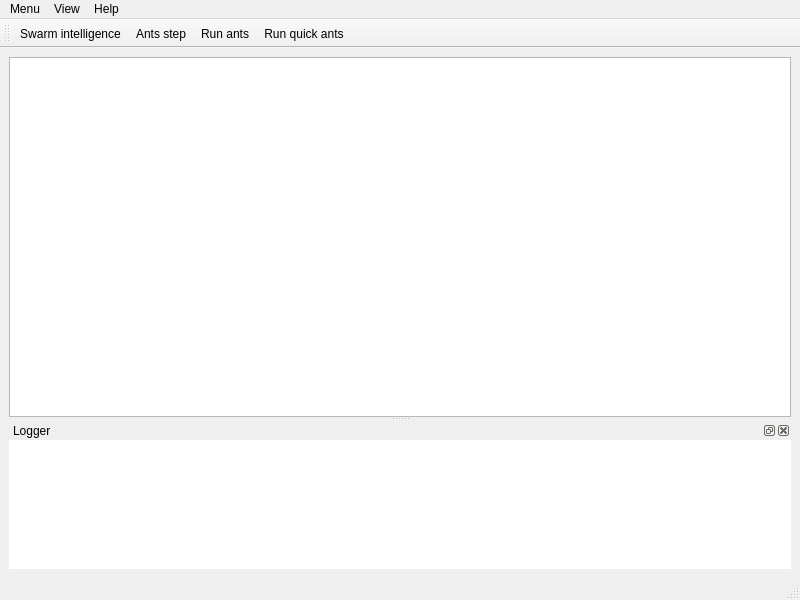
<?xml version="1.0" encoding="UTF-8"?>
<ui version="4.0">
 <class>MainWindow</class>
 <widget class="QMainWindow" name="MainWindow">
  <property name="geometry">
   <rect>
    <x>0</x>
    <y>0</y>
    <width>800</width>
    <height>600</height>
   </rect>
  </property>
  <property name="windowTitle">
   <string>Swarm intelligence</string>
  </property>
  <widget class="QWidget" name="centralwidget">
   <layout class="QVBoxLayout" name="verticalLayout">
    <item>
     <widget class="QSplitter" name="splitter">
      <property name="orientation">
       <enum>Qt::Vertical</enum>
      </property>
      <property name="childrenCollapsible">
       <bool>false</bool>
      </property>
      <widget class="RenderArea" name="graphicsView"/>
      <widget class="QDockWidget" name="dockWidget_logger">
       <property name="sizePolicy">
        <sizepolicy hsizetype="Preferred" vsizetype="Minimum">
         <horstretch>0</horstretch>
         <verstretch>0</verstretch>
        </sizepolicy>
       </property>
       <property name="floating">
        <bool>false</bool>
       </property>
       <property name="features">
        <set>QDockWidget::AllDockWidgetFeatures</set>
       </property>
       <property name="windowTitle">
        <string>Logger</string>
       </property>
       <widget class="QWidget" name="dockWidgetContents">
        <property name="sizePolicy">
         <sizepolicy hsizetype="Preferred" vsizetype="Preferred">
          <horstretch>0</horstretch>
          <verstretch>0</verstretch>
         </sizepolicy>
        </property>
        <layout class="QVBoxLayout" name="verticalLayout_5">
         <property name="leftMargin">
          <number>0</number>
         </property>
         <property name="topMargin">
          <number>0</number>
         </property>
         <property name="rightMargin">
          <number>0</number>
         </property>
         <property name="bottomMargin">
          <number>0</number>
         </property>
         <item>
          <widget class="LogWidget" name="logWidget">
           <property name="enabled">
            <bool>true</bool>
           </property>
           <property name="sizePolicy">
            <sizepolicy hsizetype="Expanding" vsizetype="Ignored">
             <horstretch>0</horstretch>
             <verstretch>0</verstretch>
            </sizepolicy>
           </property>
           <property name="minimumSize">
            <size>
             <width>0</width>
             <height>60</height>
            </size>
           </property>
           <property name="baseSize">
            <size>
             <width>95</width>
             <height>0</height>
            </size>
           </property>
           <property name="contextMenuPolicy">
            <enum>Qt::CustomContextMenu</enum>
           </property>
           <property name="frameShape">
            <enum>QFrame::NoFrame</enum>
           </property>
           <property name="lineWrapMode">
            <enum>QPlainTextEdit::WidgetWidth</enum>
           </property>
           <property name="readOnly">
            <bool>true</bool>
           </property>
           <property name="maximumBlockCount">
            <number>-3</number>
           </property>
          </widget>
         </item>
        </layout>
       </widget>
      </widget>
     </widget>
    </item>
   </layout>
  </widget>
  <widget class="QMenuBar" name="menubar">
   <property name="geometry">
    <rect>
     <x>0</x>
     <y>0</y>
     <width>800</width>
     <height>22</height>
    </rect>
   </property>
   <widget class="QMenu" name="menuMenu">
    <property name="title">
     <string>Menu</string>
    </property>
    <addaction name="actionGenerate_maze"/>
    <addaction name="actionStop_generating"/>
    <addaction name="actionGenerate_shortest_path"/>
    <addaction name="separator"/>
    <addaction name="actionLoad_maze_to_file"/>
    <addaction name="actionSave_maze_to_file"/>
    <addaction name="separator"/>
    <addaction name="actionSave_maze_img_to_file"/>
    <addaction name="actionSettings"/>
    <addaction name="separator"/>
    <addaction name="actionExit"/>
   </widget>
   <widget class="QMenu" name="menuHelp">
    <property name="title">
     <string>Help</string>
    </property>
    <addaction name="actionAbout"/>
   </widget>
   <widget class="QMenu" name="menuView">
    <property name="title">
     <string>View</string>
    </property>
    <addaction name="actionShow_shortest_path"/>
   </widget>
   <addaction name="menuMenu"/>
   <addaction name="menuView"/>
   <addaction name="menuHelp"/>
  </widget>
  <widget class="QStatusBar" name="statusbar"/>
  <widget class="QToolBar" name="toolBar">
   <property name="windowTitle">
    <string>toolBar</string>
   </property>
   <attribute name="toolBarArea">
    <enum>TopToolBarArea</enum>
   </attribute>
   <attribute name="toolBarBreak">
    <bool>false</bool>
   </attribute>
   <addaction name="actionSwarm_intelligence"/>
   <addaction name="actionAnts_step"/>
   <addaction name="actionRun_ants"/>
   <addaction name="actionRun_quick_ants"/>
  </widget>
  <action name="actionExit">
   <property name="text">
    <string>Exit</string>
   </property>
  </action>
  <action name="actionSettings">
   <property name="text">
    <string>Settings</string>
   </property>
  </action>
  <action name="actionGenerate_maze">
   <property name="text">
    <string>Generate maze</string>
   </property>
  </action>
  <action name="actionSave_maze_img_to_file">
   <property name="text">
    <string>Save maze img to file</string>
   </property>
  </action>
  <action name="actionStop_generating">
   <property name="text">
    <string>Stop maze generating</string>
   </property>
  </action>
  <action name="actionAbout">
   <property name="text">
    <string>About</string>
   </property>
  </action>
  <action name="actionGenerate_shortest_path">
   <property name="text">
    <string>Generate shortest path</string>
   </property>
  </action>
  <action name="actionAnts_step">
   <property name="text">
    <string>Ants step</string>
   </property>
   <property name="shortcut">
    <string>F10</string>
   </property>
  </action>
  <action name="actionSwarm_intelligence">
   <property name="text">
    <string>Swarm intelligence</string>
   </property>
   <property name="shortcut">
    <string>F5</string>
   </property>
  </action>
  <action name="actionRun_ants">
   <property name="text">
    <string>Run ants</string>
   </property>
  </action>
  <action name="actionShow_shortest_path">
   <property name="checkable">
    <bool>true</bool>
   </property>
   <property name="checked">
    <bool>true</bool>
   </property>
   <property name="text">
    <string>Show shortest path</string>
   </property>
  </action>
  <action name="actionLoad_maze_to_file">
   <property name="text">
    <string>Load maze to file</string>
   </property>
  </action>
  <action name="actionSave_maze_to_file">
   <property name="text">
    <string>Save maze to file</string>
   </property>
  </action>
  <action name="actionRun_quick_ants">
   <property name="text">
    <string>Run quick ants </string>
   </property>
  </action>
 </widget>
 <customwidgets>
  <customwidget>
   <class>RenderArea</class>
   <extends>QGraphicsView</extends>
   <header>RenderArea.h</header>
  </customwidget>
  <customwidget>
   <class>LogWidget</class>
   <extends>QPlainTextEdit</extends>
   <header>LogWidget.hpp</header>
  </customwidget>
 </customwidgets>
 <resources/>
 <connections/>
</ui>
